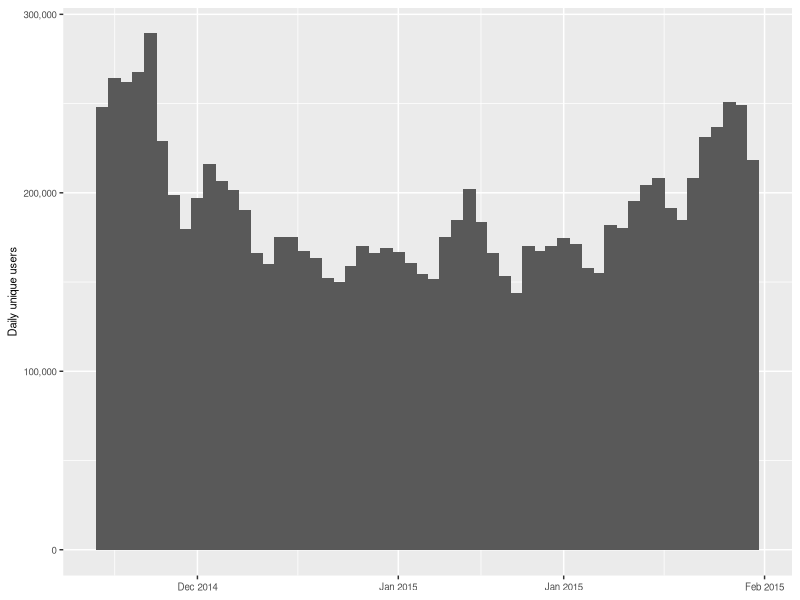

Source code (R):
library(ggplot2)
library(scales)
data <- read.csv("clients-psiphon.csv", col.names=c("proto", "date", "clients"))
data$date <- as.Date(data$date, format="%b %d, %Y")

daterange <- seq(min(data$date), max(data$date), "1 day")
data <- data.frame(date=daterange, clients=data$clients[match(daterange, data$date)])
p <- ggplot(data[data$date>=as.Date("2014-12-07"), ], aes(x=date, y=clients))
p <- p + geom_bar(stat="identity", width=1.1)
p <- p + xlab(NULL) + ylab("Daily unique users")
p <- p + scale_x_date(labels=date_format("%b %Y"))
p <- p + scale_y_continuous(labels=comma)
p <- p + theme(axis.text=element_text(size=7), axis.title=element_text(size=8), axis.title.x=element_blank())
ggsave("clients-psiphon.pdf", p, width=4, height=1.4, units="in")
